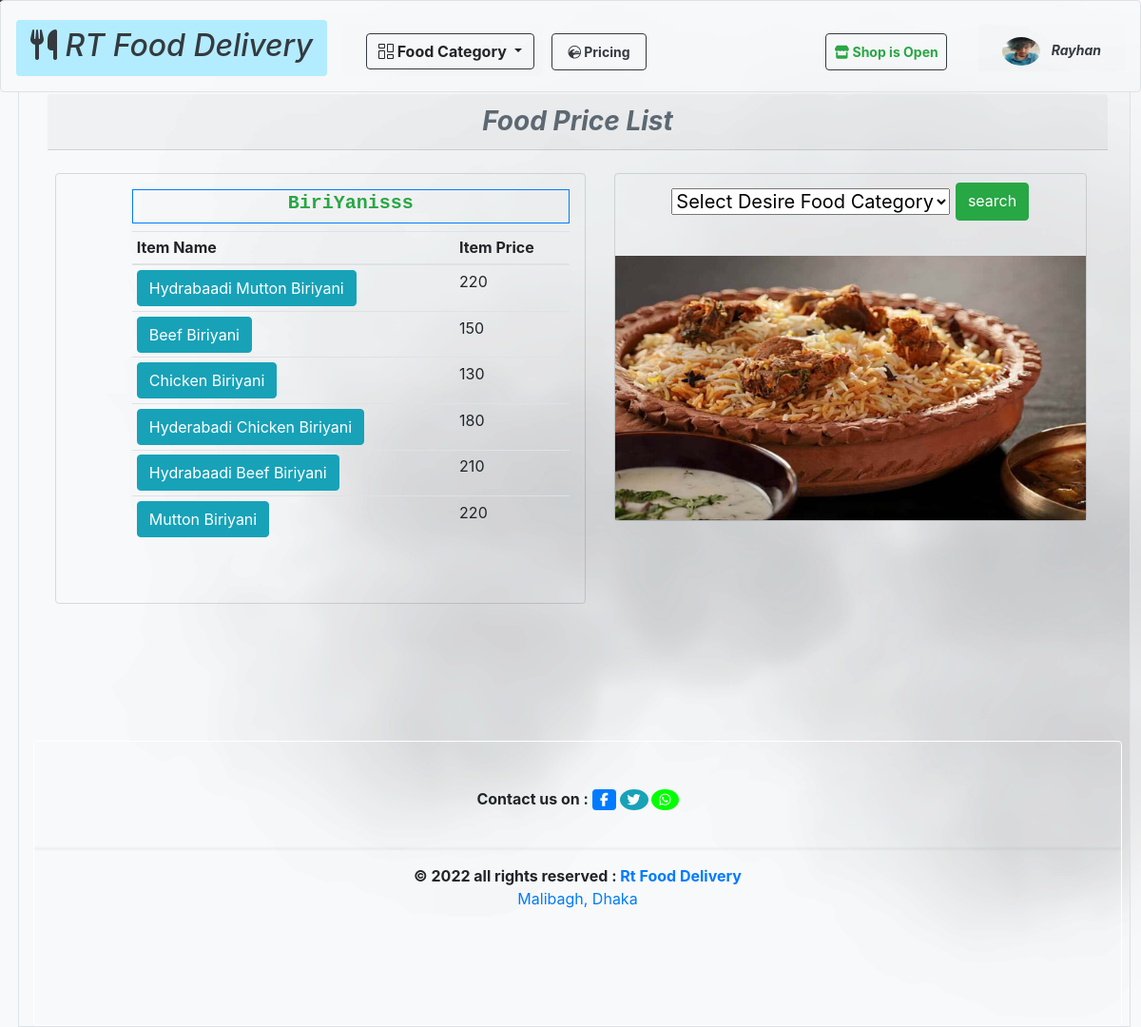
The page /price_list.php (signed in) on the database its author committed.
### tables this page shows
CREATE TABLE `categories` (
  `id` int(11) NOT NULL,
  `category_name` varchar(255) NOT NULL,
  `category_image` text NOT NULL
);

CREATE TABLE `post` (
  `item_id` int(11) NOT NULL,
  `item_category_id` int(11) NOT NULL,
  `item_name` varchar(50) NOT NULL,
  `item_image` text DEFAULT NULL,
  `item_description` text NOT NULL,
  `item_price` int(11) NOT NULL,
  `status` varchar(32) DEFAULT NULL,
  `item_tags` varchar(30) NOT NULL,
  `item_created_date` date NOT NULL,
  `item_creator` varchar(20) NOT NULL
);

### include/function.php (called while the page is built, shortened)
<?php include "db.php" ;
?>
<?php
function connection($query){
    global $connect;
    return mysqli_query($connect,$query);
}
  ?>

### price_list.php (the view, shortened to what this page needs)
<?php INCLUDE "./include/header.php" ; ?>
<?php INCLUDE "include/function.php"; ?>
<?php INCLUDE "include/navigation.php"; ?>
<br>
<div class="container-fluid pt-2 float-left ml-1 mr-2 pr-2 background mt-2 border">
    <div class="container-fluid bg-transparent mt-2">
        <h3 class="font-italic text-center card-header font-width-bolder"><strong class="okk">Food Price List</strong></h3>
    </div>
 <br>
            <div class='row container-fluid  bg-transparent ml-2'>
           <div class='card container-fluid  col-lg-6 col-md-6 col-sm-12  bg-transparent pt-3 pl-3 pr-3  pb-5  d-flex justify-content-center'>
                <div class='table-responsive table-responsive-sm pl-3 ml-5 mr-3 pr-5 justify-content-center'>
                          <table class='table table-sm bg-transparent justify-content-center table-hover'>
                              <thead class="">
                                        <tr>
                                            <th scope='col'>Item Name</th>
                                            <th scope='col'>Item Price</th>
                                        </tr>
                                    </thead>
                                    <tbody class="justify-content-center">
                                        <?php
                                    if(isset($_POST['submit'])){
                                        $side = true;
                                        $cate_id =$_POST['cat_id'] ;
                                        $category_name_ber_korbo ="SELECT * FROM categories WHERE id= $cate_id";
                                        $connectting =mysqli_query($connect,$category_name_ber_korbo);
                                        while($naam =mysqli_fetch_array( $connectting)) {
                                            $category_er_naam_hoilo =$naam['category_name'];
                                            $category_er_cobi_hoilo =$naam['category_image'];
                                        }
                                    echo "<h5 class='text-center border border-primary bg-transparent pb-2'>  <strong class='text-success'><samp>  {$category_er_naam_hoilo} </kbd></samp></strong></kbd></h5>";
                    $cate_query ="SELECT * FROM post WHERE item_category_id=$cate_id";
                    $cate_query_connect =connection($cate_query);
                    while($cate_name_ber_kori=mysqli_fetch_array($cate_query_connect)){
                        $items_id =$cate_name_ber_kori['item_id'];
                        $items_name =$cate_name_ber_kori['item_name'];
                        $items_price =$cate_name_ber_kori['item_price'];
                                    echo   "<tr'> <td><a class='btn btn-info' href='./view_individual_post.php?item_id=$items_id'>$items_name </a></td>
                                            <td>$items_price </td> </tr>" ;
                                              }
}
           else  {
            $category_name_ber ="SELECT * FROM categories WHERE id= 1";
            $connecttingg =mysqli_query($connect,$category_name_ber);
            while($naamm =mysqli_fetch_array( $connecttingg)) {
                $category_er_naamm =$naamm['category_name'];
                $category_er_cobi_hoilo =$naamm['category_image'];
            }
            echo "<h5 class='text-center border border-primary bg-transparent pb-2'>  <strong class='text-success'><samp>  {$category_er_naamm} </samp></strong></kbd></h5>";
                    $item_query ="SELECT * FROM post where item_category_id= 1";
                    $item_query_connect =connection($item_query);
                    while($item_name_ber_kori=mysqli_fetch_array($item_query_connect)){
                        $item_id =$item_name_ber_kori['item_id'];
                        $item_name =$item_name_ber_kori['item_name'];
                        $item_price =$item_name_ber_kori['item_price'];
                                    echo   "<tr> <td><a class='btn btn-info' href='./view_individual_post.php?item_id=$item_id'>$item_name </a></td>
                                            <td>$item_price </td> </tr>" ;
                                              }
                                            }?>
                                    </tbody>
                                </table>
               </div>
            </div>
            <div class="col-lg-6  bg-transparent"><div class="container-fluid bg-transparent "><div class="card bg-transparent ">
            <h5 class="btn btn-lg text-center">
                        <form action="price_list.php" class="form min-vw-100" method="POST">
                                    <div class="form-group  container-fluid">
                                                <select name="cat_id" id="">
                                                        <option value="1" class="font-italic mt-2 pt-2">Select Desire Food Category</option>
                                                    </select>
                                                    <input type="submit" class="btn  btn-success pb-2 mb-1" name="submit" value="search">
                                        </div>
                        </form>
                    </h5>
            <img class="img-fluid bg-transparent  bg-light" src="./include/item_img/category/<?php echo $category_er_cobi_hoilo; ?>" alt="" srcset=""></div>
            </div>
            </div>
    </div>
    <br>
            <br>
            <br>
            <br>
            <br>
            <br>
    <?php INCLUDE "./include/footer.php"; ?>

### css/style.css (style rules this page uses)
html, body { min-height: 100%; }
.background { background-image: url('../img/background.png'); background-size: cover; background-attachment: fixed; background-repeat: no-repeat; }

### include/navigation.php (style rules this page uses)
h1,h3,h4,.okay { -webkit-filter: brightness(140%) ; filter: brightness(140%) ; }
.okk { -webkit-filter: brightness(140%) ; filter: brightness(140%) ; }

### price_list.php (style rules this page uses)
h1,h3,h4,.okay { -webkit-filter: brightness(200%) ; filter: brightness(200%) ; }
.okk { -webkit-filter: brightness(140%) ; filter: brightness(140%) ; }

### rows shown on the page
categories: category_name "BiriYanisss", category_image (picture)
post: item_name "Hydrabaadi Mutton Biriyani", item_price "220"
post: item_name "Beef Biriyani", item_price "150"
post: item_name "Chicken Biriyani", item_price "130"
post: item_name "Hyderabadi Chicken Biriyani", item_price "180"
post: item_name "Hydrabaadi Beef Biriyani", item_price "210"
post: item_name "Mutton Biriyani", item_price "220"

### other values the page prints
$_SESSION['username'] "Rayhan"
